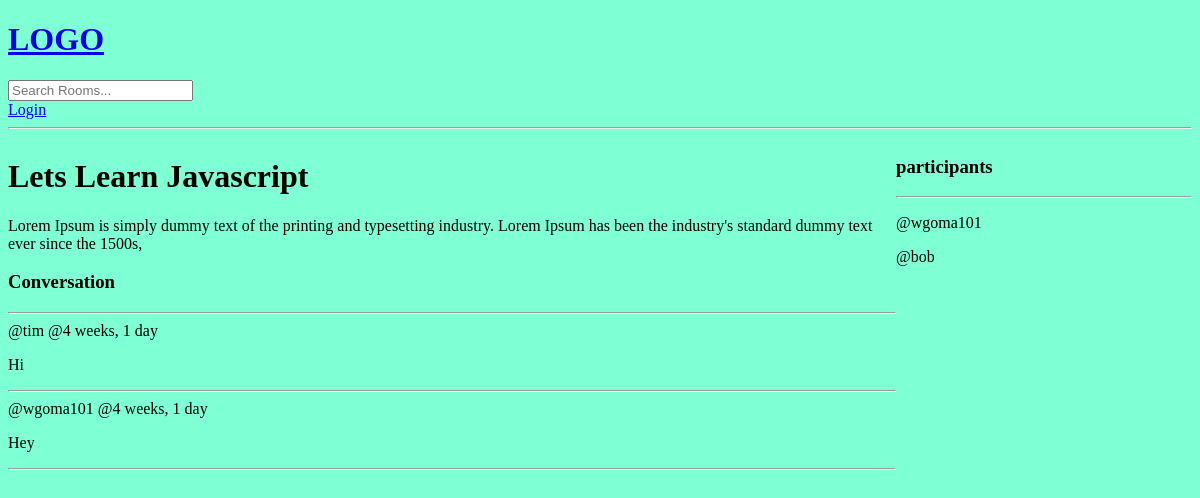
The app's page /room/1/, older data.
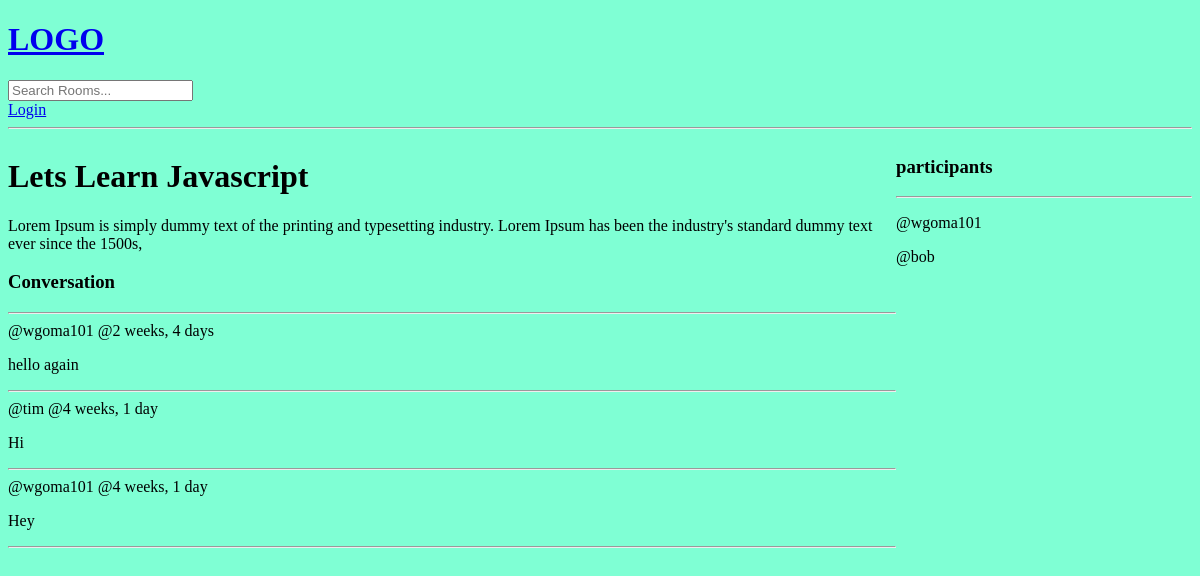
The same page, newer data.
### base/models.py (models this page shows, shortened)
class Message(models.Model):
    user = models.ForeignKey(User, on_delete=models.CASCADE)
    room = models.ForeignKey(Room, on_delete=models.CASCADE)
    body = models.TextField()
    updated = models.DateTimeField(auto_now=True)
    created = models.DateTimeField(auto_now_add=True)
    class Meta:
        ordering = ['-updated', '-created']

### base/views.py (the view, shortened to what this page needs)
# urls.py: path('room/<str:pk>/', views.room, name = 'room'),
def room(request, pk):
    room = Room.objects.get(id = pk)
    room_messages = room.message_set.all()
    participants = room.participants.all()
    context = {'room': room, 'room_messages': room_messages, 'participants': participants}
    return render(request, 'base/room.html',context)

### base/templates/base/room.html (shortened to what this page needs)
{% extends 'main.html'%}
{% block content%}
<div class ="room-container">
    <div>
        <h1>{{room.name}}</h1>
        <p>{{room.description}}</p>
        <div class = "comment-wrapper">
            <h3>Conversation</h3>
            <hr>
            {% for message in room_messages %}
            <div>
                <span>@{{message.user}} @{{message.created|timesince}}</span>
                <p>{{message.body}}</p>
                <hr>
            </div>
            {% endfor %}
        </div>
    </div>
    <div>
        <h3>participants</h3>
        <hr>
        {% for user in participants %}
            <div>
                <p>@{{user.username}}</p>
            </div>
        {% endfor %}
    </div>
</div>
{% endblock content%}

Row changes from the older to the newer data that the page shows:
added Message: user "wgoma101", created "2 weeks, 4 days", body "hello again"
